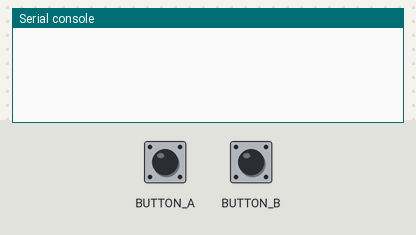
This program was run on a simulated Circuit Playground running CircuitPython. On the bench: the last lines printed to the serial console. Inputs (shaded band) come from the test bench.

Above: at 1.2 s.
1.3 s: button A pressed for 0.15 s
At 2.5 s:
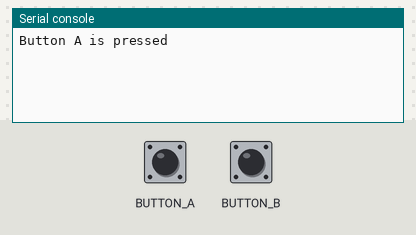
2.9 s: button B pressed for 0.15 s
At 4.0 s:
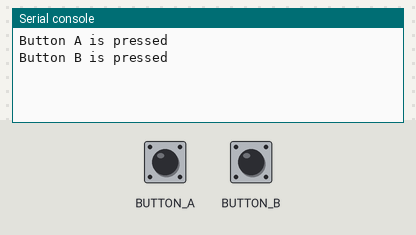

The program:

IRReaderTest.py
```python
# Circuit Playground Express Demo Code
# Adjust the pulseio 'board.PIN' if using something else
import pulseio
import board
import adafruit_irremote
import array
from adafruit_circuitplayground.express import cpx
import time

pulsein = pulseio.PulseIn(board.REMOTEIN, maxlen=120, idle_state=True)
pulseout = pulseio.PulseOut(board.REMOTEOUT, frequency=38000, duty_cycle=2**15)
decoder = adafruit_irremote.GenericDecode()

vol_up = array.array('H', [4523, 4483, 573, 1664, 571, 1666, 569, 1668, 567, 551, 566, 552, 565, 554, 564, 556, 573, 545, 572, 1666, 570, 1667, 568, 1669, 566, 552, 565, 554, 563, 554, 573, 545, 572, 546, 572, 1665, 569, 1668, 568, 1670, 566, 553, 596, 522, 595, 524, 594, 525, 593, 526, 571, 548, 569, 549, 569, 550, 598, 1639, 628, 1608, 595, 1643, 592, 1645, 601, 1636, 599])
vol_down = array.array('H', [4513, 4489, 568, 1668, 567, 1669, 567, 1669, 567, 577, 540, 578, 539, 579, 540, 578, 538, 581, 536, 1673, 563, 1673, 573, 1663, 571, 573, 546, 573, 544, 574, 544, 574, 543, 576, 542, 1668, 569, 1668, 567, 577, 541, 1670, 565, 554, 563, 580, 538, 580, 537, 581, 548, 571, 546, 572, 545, 1665, 571, 573, 544, 1667, 569, 1668, 568, 1669, 568, 1669, 566])
orb_on = array.array('H', [8930, 4442, 566, 530, 589, 534, 616, 506, 570, 525, 593, 529, 620, 502, 564, 531, 597, 526, 615, 1603, 593, 1651, 564, 1654, 615, 1603, 593, 530, 620, 1598, 598, 1647, 570, 1648, 620, 1597, 588, 1656, 570, 526, 594, 528, 620, 502, 564, 532, 597, 526, 614, 508, 568, 528, 592, 531, 617, 1600, 595, 1650, 567, 1652, 585, 1632, 595, 1650, 567, 1651, 586])
orb_off = array.array('H', [8926, 4444, 564, 559, 570, 552, 565, 557, 540, 556, 562, 561, 568, 554, 543, 554, 565, 558, 560, 1631, 596, 1650, 566, 1651, 586, 1632, 595, 528, 590, 1628, 588, 1656, 571, 1647, 590, 533, 565, 1653, 594, 528, 569, 554, 564, 559, 560, 564, 544, 552, 567, 556, 562, 1629, 598, 524, 594, 1624, 592, 1653, 564, 1655, 594, 1625, 592, 1653, 572, 1646, 591])


while True:
    if cpx.button_a:
        print("Button A is pressed")
        pulseout.send(orb_off)
        time.sleep(0.5)
    if cpx.button_b:
        print("Button B is pressed")
        pulseout.send(orb_on)
        time.sleep(0.5)

    """
    ###### The Listen and Decode Section.#######
    ###### Comment out when trying to send.#####

    pulses = decoder.read_pulses(pulsein)
    if len(pulses) == 67:
        print("Heard", len(pulses), "Pulses:", pulses)
        try:
            code = decoder.decode_bits(pulses)
            print("Decoded:", code)
            # on_command from https://www.youtube.com/watch?v=TIbp7DzfOBM
            # probably not neccessary, probably doing the same as decoder
            on_command = array.array('H', [pulses[x] for x in range(len(pulses))])
            print(on_command)
            #if cpx.button_a:
                #print("Button A is pressed")
                #pulseout.send(on_command)
        except adafruit_irremote.IRNECRepeatException:  # unusual short code!
            print("NEC repeat!")
        except adafruit_irremote.IRDecodeException as e:     # failed to decode
            print("Failed to decode: ", e.args)
        #except Exception as e:
            #if e.args[0][1] != 'Too short':
                #print("Exception: ", type(e), e.args)
            # print("Reason:", e.args[0][1])
        print("----------------------------")
"""
```

Measured:
- after the input at 1.3 s, the serial console: prints a new line at once (image 1)
- after the input at 2.9 s, the serial console: prints a new line at once (image 2)
